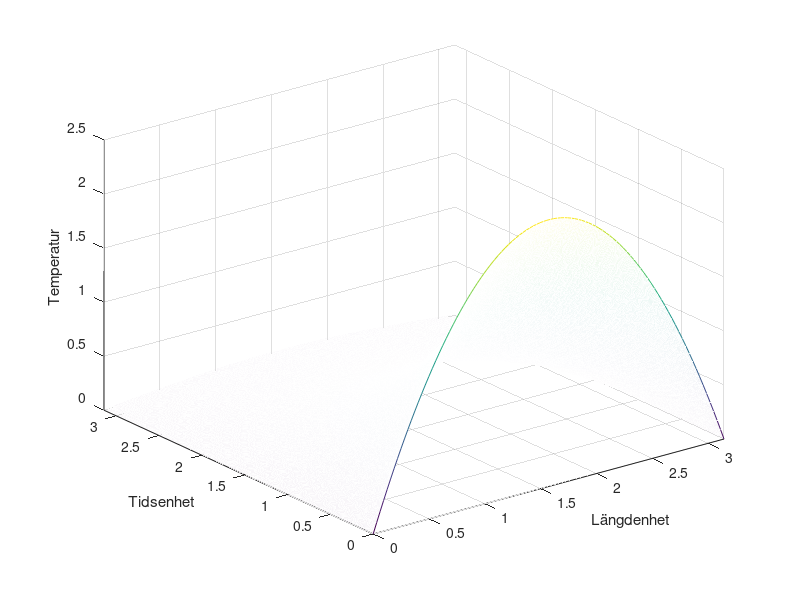
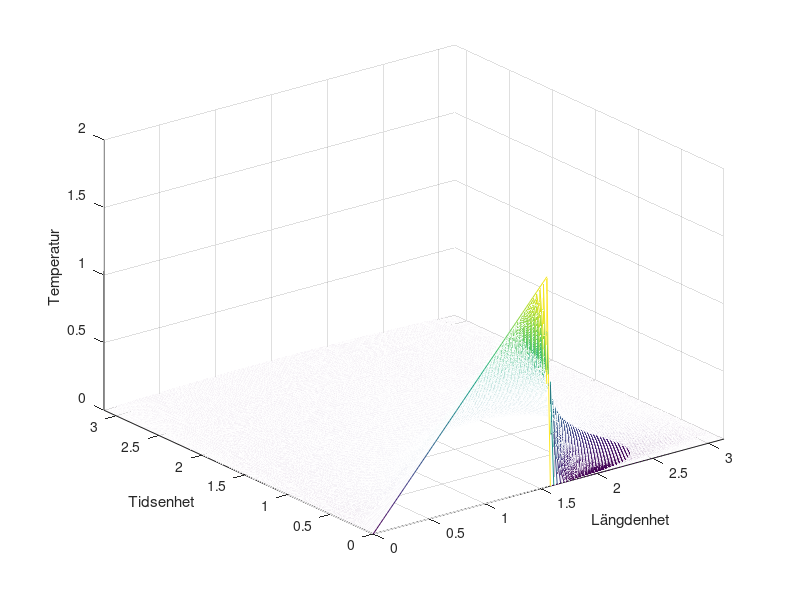

Recreate these plots in MATLAB, in order.
clc
clear
close all;
format long

%% Initialvärden och konstanter

N = 100;

L = [0, pi]; % Intervall i x-led
dx = (L(2) - L(1))/ (N+1);
x = L(1):dx:L(2);

I = [0, pi]; % Intervall i t-led
dt = (dx^2)/2;
t = I(1):dt:I(2);
disp(dt/dx^2)
h = dt/dx^2;
k = 1 - 2*h;

%% Numerisk lösning FD: g(x) = x(pi - x)
M = zeros(length(x), length(t));
M(:, 1) = (-x + pi).*x;

for j = 1:length(t) - 1
    for i = 2:length(x) - 1
       M(i, j+1) = h*M(i-1, j) - k*M(i, j) + h*M(i+1, j);
    end 
end
% --- Plot
figure
[tt, xx] = meshgrid(t, x);
mesh(xx, tt, M)
xlabel('Längdenhet')
ylabel('Tidsenhet')
zlabel('Temperatur')
axis([0 pi 0 pi])


%% Nummerisk lösning FD: g(x) = { x ; x = [0, pi/2), 0 ; x = [pi/2, pi]}
M = zeros(length(x), length(t));

for i = 1:length(x)
    if x(i) < pi/2
        M(i, 1) = x(i);
    else
        M(i, 1) = 0;
    end
end

for j = 1:length(t) - 1
    for i = 2:length(x) - 1
       M(i, j+1) = h*M(i-1, j) - k*M(i, j) + h*M(i+1, j);
    end 
end
% --- Plot
figure
[tt, xx] = meshgrid(t, x);
mesh(xx, tt, M)
xlabel('Längdenhet')
ylabel('Tidsenhet')
zlabel('Temperatur')
axis([0 pi 0 pi])


%% Error Finita Differenser

% Err = zeros(length(x), length(t));
% 
% fun = @(x) (pi - x).*x.*sin(x);
% a1 = (2/pi) * integral(fun, 0, pi);
% for j = 1:length(t) - 1
%     for i = 2:length(x) - 1
%         Err(i, j+1) = sin(x(i))*exp((-1^2)*j);
%     end
% end
% E = abs(Err - M);
% figure()
% contour(E, 200, 'linecolor', 'non')
% colormap(jet(256))
% colorbar
